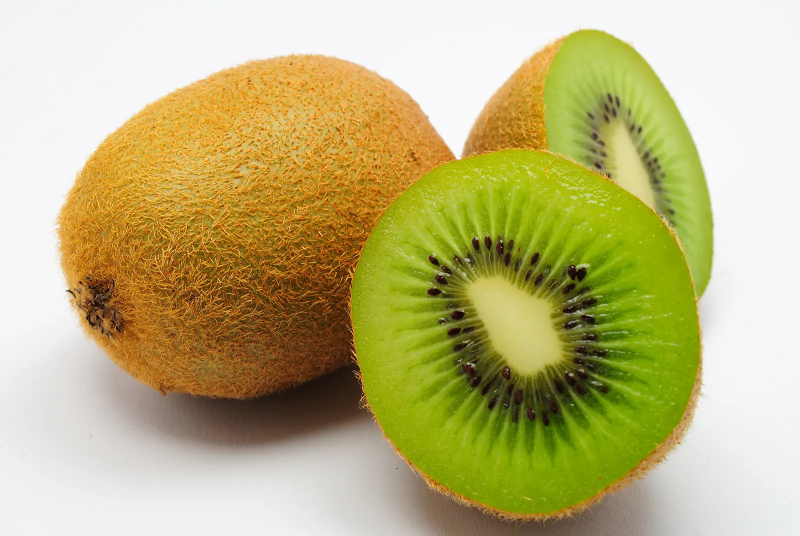
#> input picture Lab4vaBTtangcuong/exercise/Kiwi-fruit.jpg, 1600 x 1071 px (shown at 1/2 size); its folder holds only this picture in this run
$ jupyter execute 2.5.ipynb
#> lines starting #> are read from the running program, lines starting #| are printed output that depends on the picture
Tạo một chương trình menu tương tác cho phép người dùng chọn các phép biến đổi sau:
Tịnh tiến (hỏi số pixel di chuyển theo x và y).
Xoay (hỏi góc xoay và chọn reshape=True/False).
Phóng to/thu nhỏ (hỏi hệ số zoom).
Làm mờ Gaussian (hỏi giá trị sigma).
Biến đổi sóng (hỏi biên độ sóng).
Người dùng chọn ảnh từ 3 ảnh bất kì

[cell 1]
# 1. Import thư viện
import cv2
import numpy as np
import matplotlib.pyplot as plt
from PIL import Image
import os

# 2. Hàm hiển thị ảnh
def show_img(img, title="Ảnh kết quả"):
    plt.figure(figsize=(6,6))
    plt.imshow(cv2.cvtColor(img, cv2.COLOR_BGR2RGB))
    plt.axis('off')
    plt.title(title)
    plt.show()

# 3. Lấy danh sách ảnh trong thư mục "exercise"
folder = "exercise"
images = [f for f in os.listdir(folder) if f.lower().endswith(('.jpg', '.png'))]

print("🎯 Chọn một ảnh để biến đổi:")
for i, img_name in enumerate(images):
    print(f"{i+1}. {img_name}")

choice = int(input("Nhập số tương ứng với ảnh bạn chọn (1/2/3): ")) - 1
#> the answer given: 1
img_path = os.path.join(folder, images[choice])
img = cv2.imread(img_path)
#> img is the input picture: shape (1071, 1600, 3); mean B, G, R 125, 181.1, 190.2

# 4. Menu lựa chọn phép biến đổi
print("""
🛠️ Chọn phép biến đổi:
1. Tịnh tiến
2. Xoay
3. Phóng to / thu nhỏ
4. Làm mờ Gaussian
5. Biến dạng sóng (warp)
""")
transform_choice = int(input("Nhập lựa chọn của bạn (1-5): "))
#> the answer given: 1

# 5. Thực hiện phép biến đổi
if transform_choice == 1:
    dx = int(input("Nhập số pixel tịnh tiến theo trục x: "))
#> the answer given: 3
    dy = int(input("Nhập số pixel tịnh tiến theo trục y: "))
#> the answer given: 3
    M = np.float32([[1, 0, dx], [0, 1, dy]])
    translated = cv2.warpAffine(img, M, (img.shape[1], img.shape[0]))
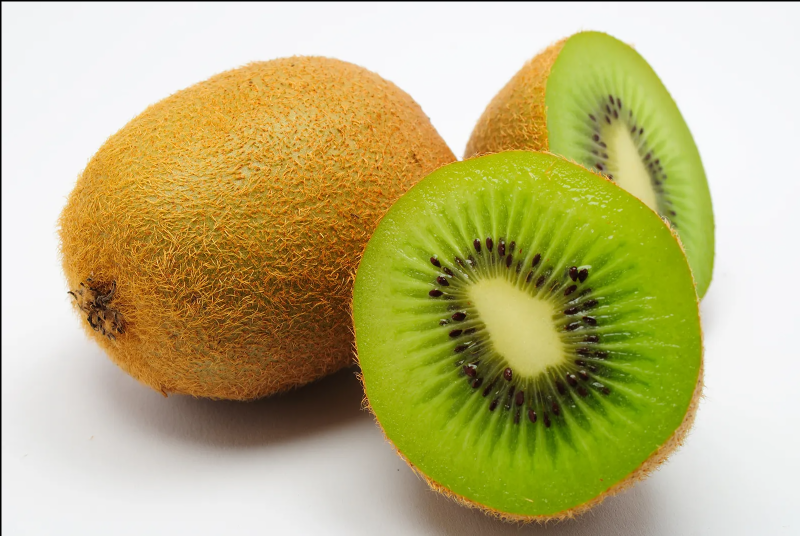
#> translated: shape (1071, 1600, 3) (shown at 1/2 size); mean B, G, R 124, 180.1, 189.1
    show_img(translated, "Ảnh sau tịnh tiến")

elif transform_choice == 2:
    angle = float(input("Nhập góc xoay (độ): "))
    reshape = input("Giữ reshape? (y/n): ").strip().lower() == 'y'
    center = (img.shape[1]//2, img.shape[0]//2)
    M = cv2.getRotationMatrix2D(center, angle, 1.0)
    if reshape:
        cos = np.abs(M[0, 0])
        sin = np.abs(M[0, 1])
        new_w = int((img.shape[0] * sin) + (img.shape[1] * cos))
        new_h = int((img.shape[0] * cos) + (img.shape[1] * sin))
        M[0, 2] += (new_w / 2) - center[0]
        M[1, 2] += (new_h / 2) - center[1]
        rotated = cv2.warpAffine(img, M, (new_w, new_h))
    else:
        rotated = cv2.warpAffine(img, M, (img.shape[1], img.shape[0]))
    show_img(rotated, "Ảnh sau xoay")

elif transform_choice == 3:
    scale = float(input("Nhập hệ số phóng to / thu nhỏ (VD: 2.0 hoặc 0.5): "))
    resized = cv2.resize(img, None, fx=scale, fy=scale, interpolation=cv2.INTER_CUBIC)
    show_img(resized, "Ảnh sau zoom")

elif transform_choice == 4:
    sigma = float(input("Nhập giá trị sigma (độ mờ): "))
    ksize = int(6*sigma + 1)  # Kernel size phù hợp
    if ksize % 2 == 0:
        ksize += 1
    blurred = cv2.GaussianBlur(img, (ksize, ksize), sigma)
    show_img(blurred, "Ảnh sau làm mờ Gaussian")

elif transform_choice == 5:
    amp = float(input("Nhập biên độ sóng (amplitude): "))
    h, w = img.shape[:2]
    map_y, map_x = np.indices((h, w), dtype=np.float32)
    map_x += amp * np.sin(map_y / 30)
    warped = cv2.remap(img, map_x, map_y, interpolation=cv2.INTER_LINEAR, borderMode=cv2.BORDER_REFLECT)
    show_img(warped, "Ảnh sau biến dạng sóng")

else:
    print("❌ Lựa chọn không hợp lệ!")

# 6. Lưu ảnh kết quả nếu người dùng muốn
save = input("💾 Bạn có muốn lưu ảnh kết quả? (y/n): ").strip().lower()
#> the answer given: out.png
if save == 'y':
    out_name = input("Nhập tên file lưu (không cần phần mở rộng): ")
    out_path = f"{out_name}.jpg"
    cv2.imwrite(out_path, img if transform_choice not in [1,2,3,4,5] else locals().get('translated', locals().get('rotated', locals().get('resized', locals().get('blurred', locals().get('warped', img))))))
    print(f"✅ Ảnh đã lưu thành {out_path}")


$ run again, on Lab4vaBTtangcuong/exercise/ha-long-bay-in-vietnam.jpg
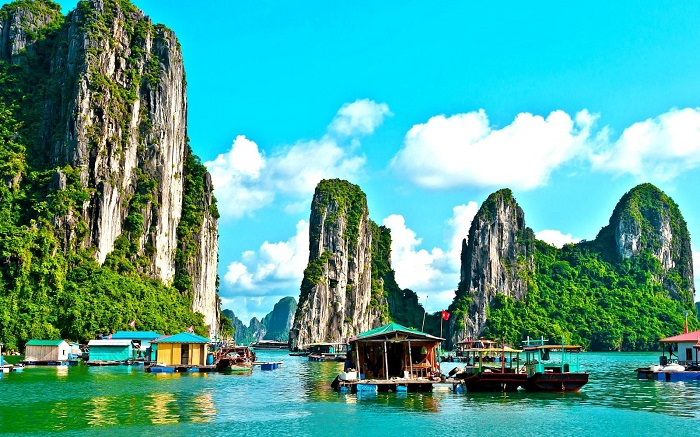
#> input picture Lab4vaBTtangcuong/exercise/ha-long-bay-in-vietnam.jpg, 700 x 437 px
#> img is the input picture: shape (437, 700, 3); mean B, G, R 153.4, 164.8, 80.7
#> `translated = cv2.warpAffine(img, M, (img.shape[1], img.shape[0]))`:
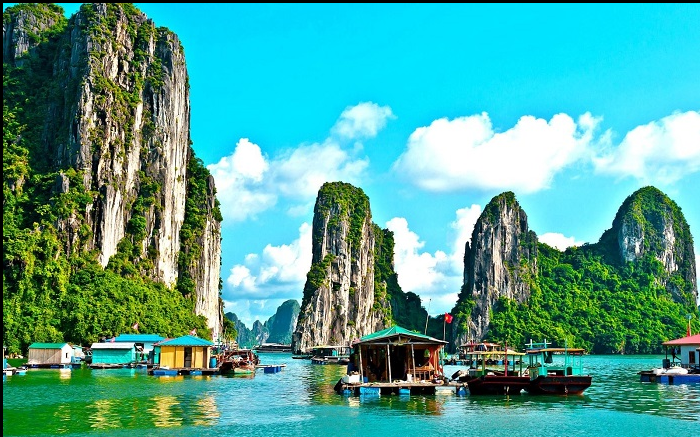
#> translated: shape (437, 700, 3); mean B, G, R 151.4, 162.7, 79.9

$ run again, on Lab4vaBTtangcuong/exercise/mountain.jpg
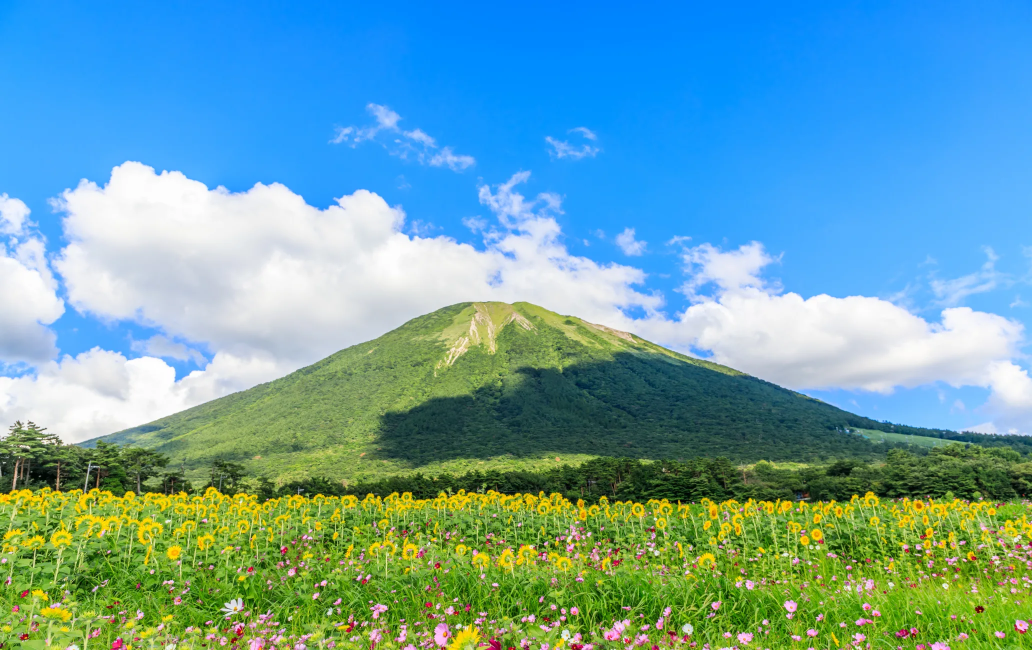
#> input picture Lab4vaBTtangcuong/exercise/mountain.jpg, 2064 x 1300 px (shown at 1/2 size)
#> img is the input picture: shape (1300, 2064, 3); mean B, G, R 169.5, 162.6, 106.5
#> `translated = cv2.warpAffine(img, M, (img.shape[1], img.shape[0]))`:
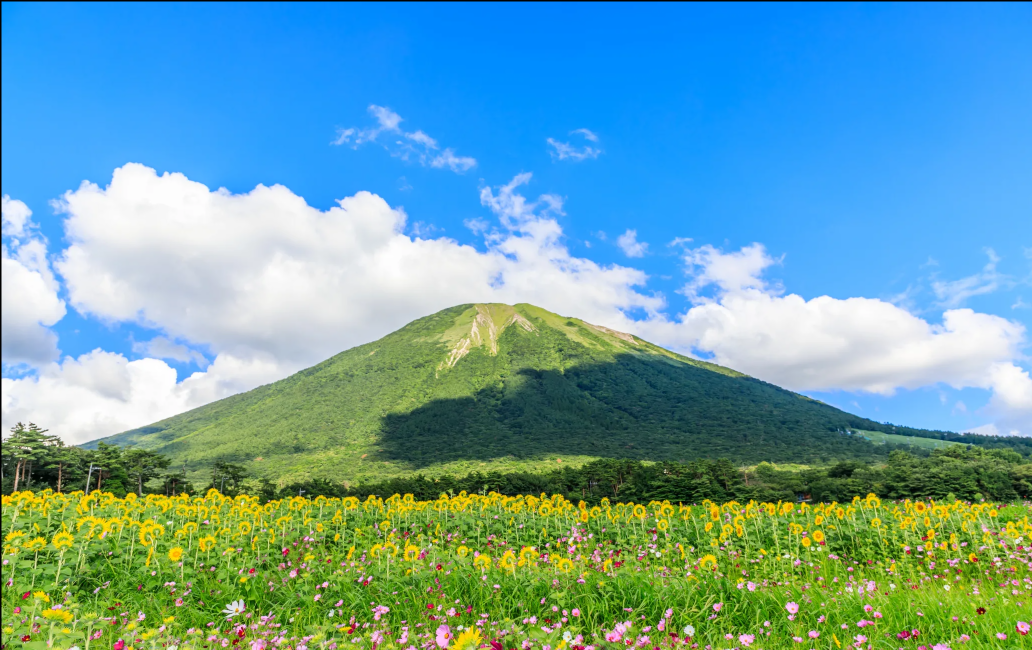
#> translated: shape (1300, 2064, 3) (shown at 1/2 size); mean B, G, R 169, 162, 106

$ run again, on Lab4vaBTtangcuong/exercise/pagoda.jpg
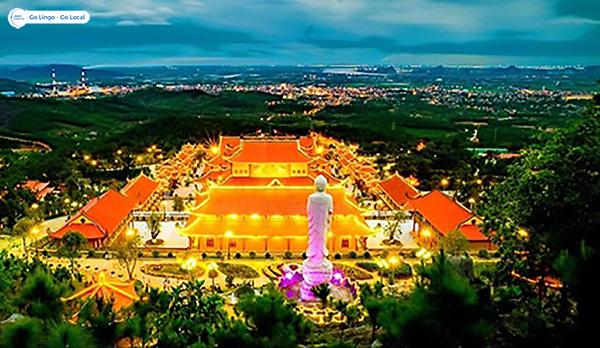
#> input picture Lab4vaBTtangcuong/exercise/pagoda.jpg, 600 x 348 px
#> img is the input picture: shape (348, 600, 3); mean B, G, R 64.1, 94.8, 82.1
#> `translated = cv2.warpAffine(img, M, (img.shape[1], img.shape[0]))`:
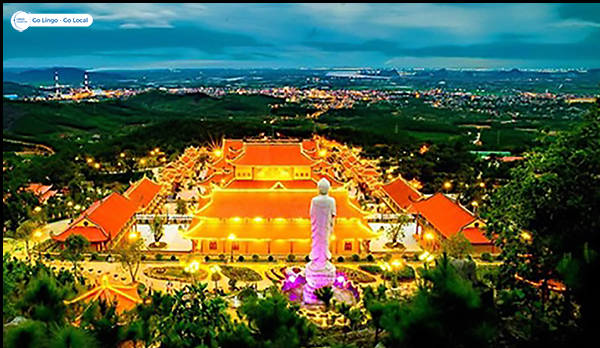
#> translated: shape (348, 600, 3); mean B, G, R 63.9, 94.4, 81.9

$ run again, on Lab4vaBTtangcuong/exercise/boat.jpg
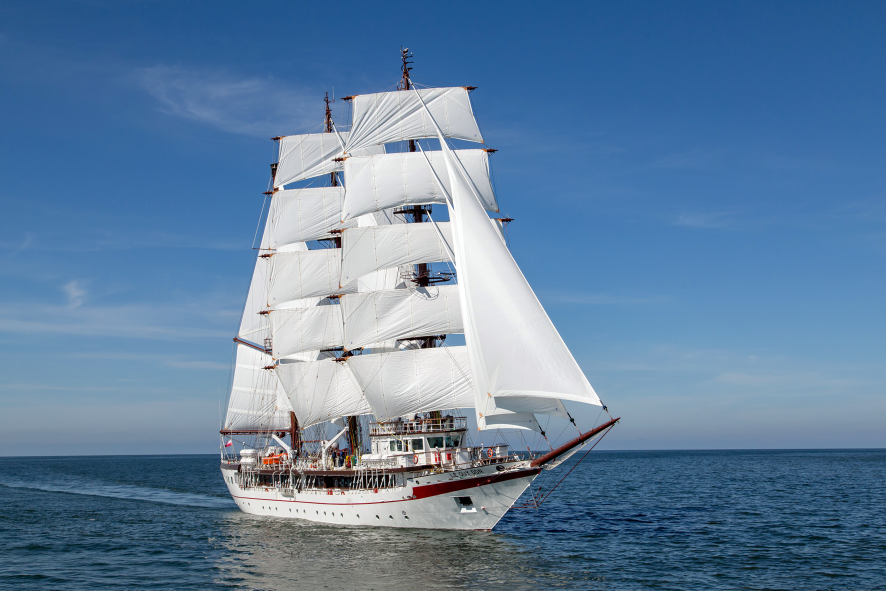
#> input picture Lab4vaBTtangcuong/exercise/boat.jpg, 1772 x 1181 px (shown at 1/2 size)
#> img is the input picture: shape (1181, 1772, 3); mean B, G, R 159.6, 128, 96.7
#> `translated = cv2.warpAffine(img, M, (img.shape[1], img.shape[0]))`:
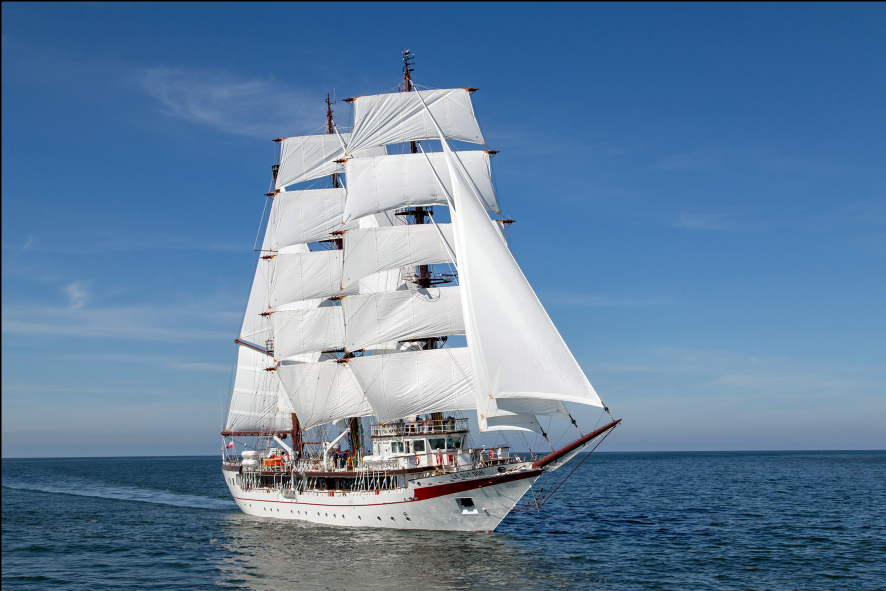
#> translated: shape (1181, 1772, 3) (shown at 1/2 size); mean B, G, R 159, 127.6, 96.4
